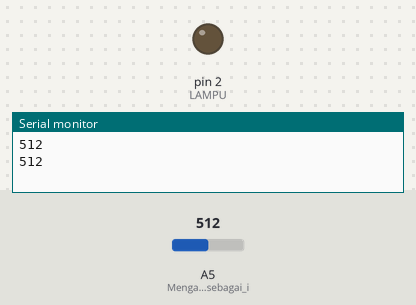
A sketch run on a simulated Arduino Uno, built with avr-gcc and run on an emulated ATmega328P. Shown: output pins drawn as LEDs (lit = HIGH), the last lines printed to the serial monitor. The test bench sets the inputs (shaded band); at power-on: A5 (Mengatur_pin_A5_sebagai_i) = 512.

Above: at 1.8 s.
1.9 s: A5 (Mengatur_pin_A5_sebagai_i) set to 86
4.2 s: A5 (Mengatur_pin_A5_sebagai_i) set to 73
At 7.1 s:
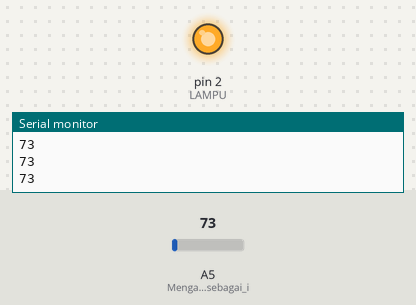
7.5 s: A5 (Mengatur_pin_A5_sebagai_i) set to 90
At 9.4 s:
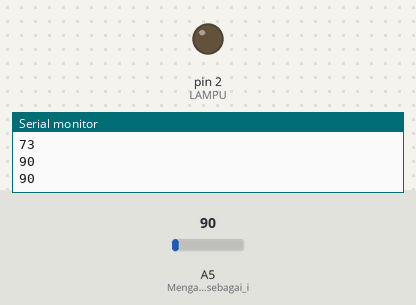
10.5 s: A5 (Mengatur_pin_A5_sebagai_i) set to 70
At 12.9 s:
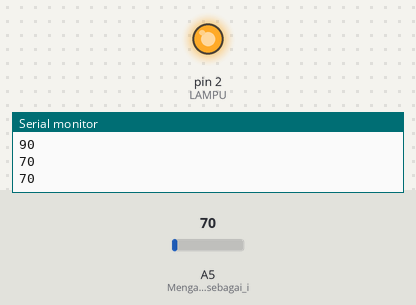
Timing chart, 0 to 14.4 s (numbered marks = the images above; inputs shaded):
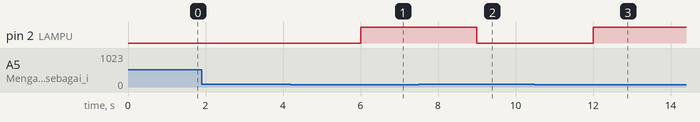

The sketch:

lampu-otomatis-jika-malam-improve.ino
```cpp
/***
Kode ini digunakan untuk membaca nilai dari sensor cahaya yang terhubung ke pin analog A5 dan mengontrol LED bawaan (LAMPU) berdasarkan nilai cahaya yang diterima. LED akan menyala jika nilai cahaya di bawah 50 dan mati jika nilai cahaya di atas atau sama dengan 50.
*/

#define LAMPU 2 // Mendefinisikan lampu pada pin 2 digital PWM

void setup() {
Serial.begin(9600);           // Menginisialisasi komunikasi serial pada baud rate 9600 bps. Ini digunakan untuk mengirim data ke komputer untuk pemantauan nilai cahaya.
pinMode(LAMPU,OUTPUT);  // Mengatur pin LAMPU atau pin 13 Pada digital PWM sebagai output.
pinMode(A5, INPUT);           // Mengatur pin A5 sebagai input untuk membaca nilai dari sensor cahaya.
}

void nyalakan(int nilai){
  if(nilai < 80){
    digitalWrite(LAMPU, HIGH); //Menyalakan lampu LAMPU atau pin 13 Pada digital PWM
  } else {
    digitalWrite(LAMPU, LOW); //Mematikan lampu LAMPU atau pin 13 Pada digital PWM
  };
}

void loop() {
  int nilai_cahaya = analogRead(A5); //Membaca nilai analog dari pin A5 (sensor cahaya) dan menyimpannya dalam variabel nilai_cahaya.
  Serial.println(nilai_cahaya); // Mengirim nilai cahaya yang dibaca ke monitor serial untuk pemantauan.
  delay(1000);
  nyalakan(nilai_cahaya); //  Fungsi ini mengontrol status LED berdasarkan nilai cahaya yang diterima. Jika nilai kurang dari 50, LED akan dinyalakan (HIGH), jika tidak, LED akan dimatikan (LOW).
}
```

Measured:
- the behaviour switches between 80 and 79 on A5 (Mengatur_pin_A5_sebagai_i) (found by bisection; images 0 and 1)
- after the input at 4.2 s, pin 2 (LAMPU): LOW → HIGH after 1.8 s
- after the input at 7.5 s, pin 2 (LAMPU): HIGH → LOW after 1.5 s
- after the input at 10.5 s, pin 2 (LAMPU): LOW → HIGH after 1.5 s
